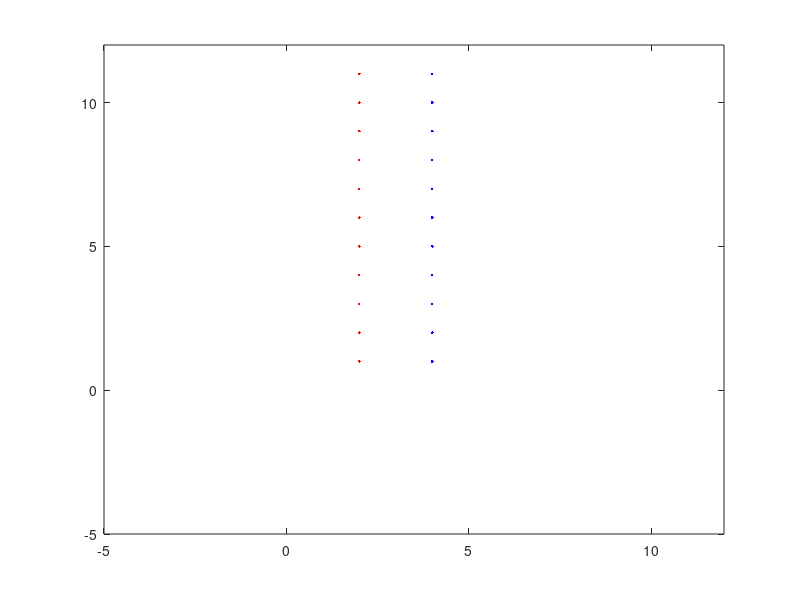

Source code (MATLAB): (Note: this script raises an error after producing the figure.)
%% Modelación de sistemas eléctricos

%{
  Equipo:
    n
    n
    n
    n
    n
    n
    
%}

%% Campo electrico partículas simples

clc
clear


%Ingresar cantidad, coordenadas, y carga para cada partícula
%{
n = input("Num. partículas: "); % Número de partículas

% Matriz/Vector Almacenar Coordenadas/Carga eléctrica por Partícula
vCoordenadas = zeros(n,2);   [[x1, y1], [x2, y2], [x3, y3]];
vCargas = 1:n;

for c = 1:1:n
      % Coordenadas de particulas
      x = input("x: ");  %Unidades???
      y = input("y: ");
      vCoordenadas(c,:) = [x, y];

      % Carga eléctrica de partículas
      carga = input("Carga: ");
      vCargas(c) = carga;

      % Gráficar partículas
      plot(x, y, '.r')
      hold on
end
%}


% Directamente crear coordenadas y cargas eléctricas

% Prueba simple

%{ 
vCoordenadas = [1,2; -2,3; 7,10; 4, 8];
vCargas = [-5 * 10^-9, 7 * 10^-9, 12 * 10 ^ -9, -7 * 10^-9];
n = length(vCoordenadas);
%}

% Prueba compleja

% Agregrar unidades
vCoordenadas = [[2,1;2,2;2,3;2,4;2,5;2,6;2,7;2,8;2,9;2,10;2,11];...
               [4,1;4,2;4,3;4,4;4,5;4,6;4,7;4,8;4,9;4,10;4,11]];
% Agregrar unidades
vCargas = [[1.6022e-9;1.6022e-19;1.6022e-19;1.6022e-9;1.6022e-9;...
            1.6022e-9;1.6022e-9;1.6022e-9;1.6022e-9;1.6022e-9;1.6022e-9],...
           [-1.6022e-9;-1.6022e-9;-1.6022e-9;-1.6022e-9;-1.6022e-9;
            -1.6022e-9;-1.6022e-9;-1.6022e-9;-1.6022e-9;-1.6022e-9;-1.6022e-9]];

% Cantidad de partículas        
n = length(vCoordenadas);
        
        
% Plot de las coordenadas de las partículas en 2D según la carga
for i = 1:n
   if vCargas(i) < 0
       % Azul cargas negativas
       plot(vCoordenadas(i), vCoordenadas(i, 2), '.b')
       hold on
   else
       % Rojo cargas positivas
       plot(vCoordenadas(i), vCoordenadas(i, 2), '.r')
       hold on
   end
end
axis([-5 12 -5 12]) % Limita ejes del plot


% Partícula en donde se halla/cualcula el campo eléctrico
% ¿Pordía tal vez cambiarse partícula por coordenadas en donde se busca
% calcular el campo eléctrico?
particulaCampo = input("Particula a calcular campo E: ");

% Función campo Eléctrico
[campoElectricoX,campoElectricoY] = campoElectrico(vCoordenadas, vCargas, particulaCampo, n);

% Plot vectores campo eléctrico en la partícula
xp = repmat(vCoordenadas(particulaCampo,1), 1, n);
yp = repmat(vCoordenadas(particulaCampo,2), 1, n);
quiver(xp, yp, campoElectricoX, campoElectricoY); hold on

% Claculo magnitud de cmapo eléctrico
magnitudCampoE = ((sum(campoElectricoX))^2 + ...
                  (sum(campoElectricoY))^2)^(1/2);
